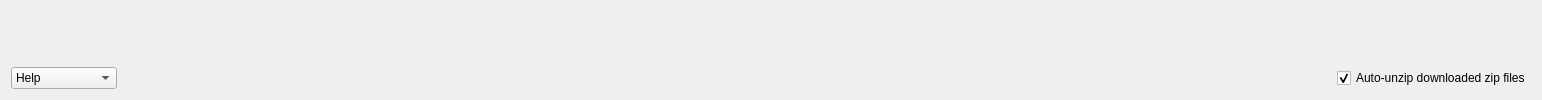
      <widget class="QWidget" name="helpTab">
       <attribute name="title">
        <string>Help</string>
       </attribute>
       <layout class="QGridLayout" name="gridLayout_27">
        <item row="0" column="0" colspan="3">
         <widget class="QWebEngineView2" name="helpView" native="true"/>
        </item>
        <item row="1" column="0">
         <widget class="QComboBox" name="helpComboBox">
          <item>
           <property name="text">
            <string>Help</string>
           </property>
          </item>
          <item>
           <property name="text">
            <string>HMDB</string>
           </property>
          </item>
          <item>
           <property name="text">
            <string>SMPDB</string>
           </property>
          </item>
          <item>
           <property name="text">
            <string>BMRB</string>
           </property>
          </item>
          <item>
           <property name="text">
            <string>KEGG</string>
           </property>
          </item>
          <item>
           <property name="text">
            <string>NMRShiftDB2</string>
           </property>
          </item>
          <item>
           <property name="text">
            <string>SDBS</string>
           </property>
          </item>
          <item>
           <property name="text">
            <string>SpinCouple</string>
           </property>
          </item>
         </widget>
        </item>
        <item row="1" column="1">
         <spacer name="horizontalSpacer_24">
          <property name="orientation">
           <enum>Qt::Horizontal</enum>
          </property>
          <property name="sizeHint" stdset="0">
           <size>
            <width>1208</width>
            <height>20</height>
           </size>
          </property>
         </spacer>
        </item>
        <item row="1" column="2">
         <widget class="QCheckBox" name="autoUnzip">
          <property name="text">
           <string>Auto-unzip downloaded zip files</string>
          </property>
          <property name="checked">
           <bool>true</bool>
          </property>
         </widget>
        </item>
       </layout>
      </widget>
